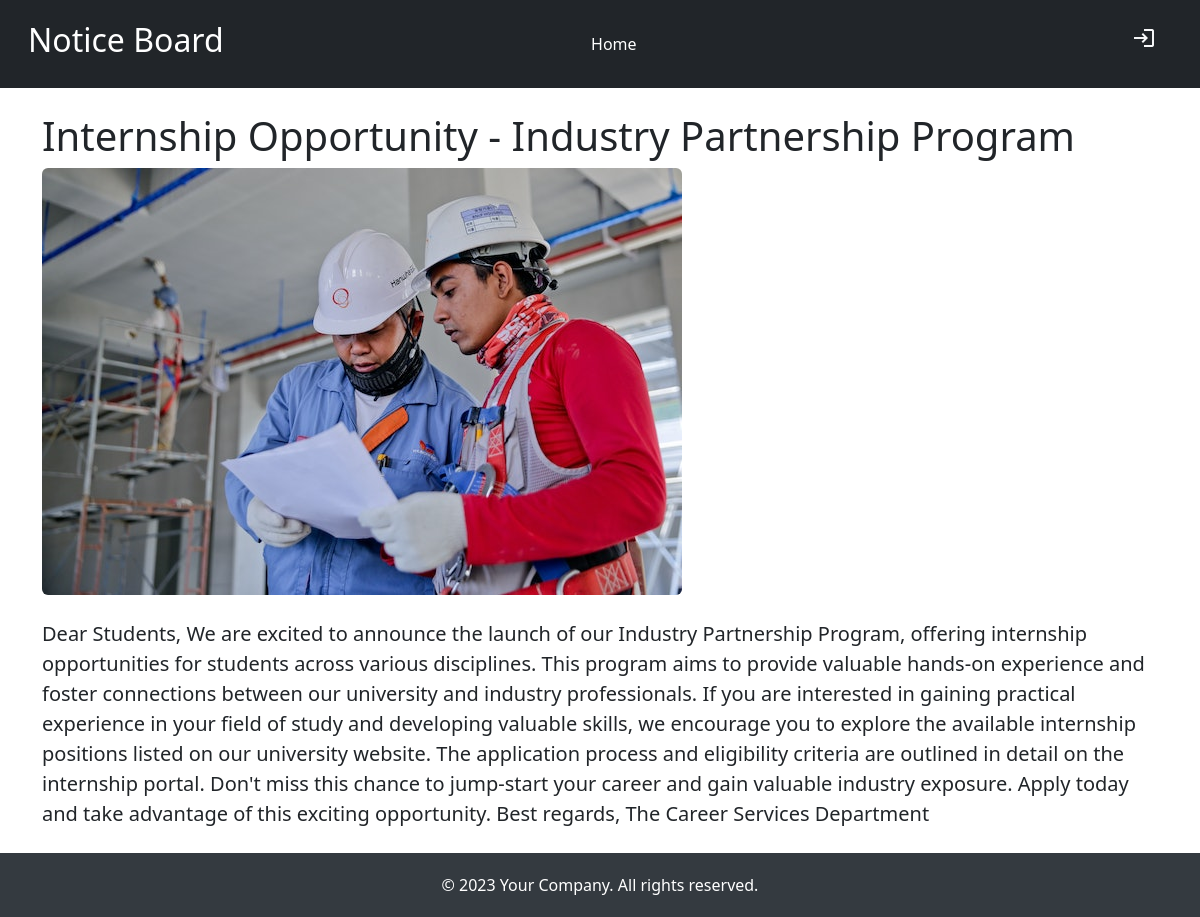
Screenshot of /posts/view_posts.php?id=12 with the database file from the repository.
### tables this page shows
CREATE TABLE `posts` (
  `id` int(10) NOT NULL,
  `title` text NOT NULL,
  `content` text NOT NULL,
  `category` text NOT NULL,
  `author` text NOT NULL,
  `cover_photo` text NOT NULL,
  `date` timestamp NULL DEFAULT current_timestamp(),
  `important` tinyint(1) NOT NULL
);

### posts/view_posts.php (the view, shortened to what this page needs)
<!DOCTYPE html>
<html lang="en">
<head>
  <link href="https://cdn.jsdelivr.net/npm/bootstrap@5.2.3/dist/css/bootstrap.min.css" rel="stylesheet">
  <link rel="stylesheet" href="../assets/style.css">
</head>
<body>
  <nav class="navbar navbar-expand-lg navbar-dark bg-dark p-3">
      <div class="container-fluid">
        <a class="navbar-brand" href="#"><h2> Notice Board </h2></a>
        <div class=" collapse navbar-collapse" id="navbarNavDropdown">
          <ul class="navbar-nav ms-auto ">
            <li class="nav-item">
              <a class="nav-link mx-2 active" aria-current="page" href="get_posts.php">Home</a>
            </li>
            <li class="nav-item">
              <a class="nav-link mx-2" href="#manageposts"></a>
            </li>
            <li class="nav-item">
              <a class="nav-link mx-2" href="manage_users.php"></a>
            </li>
          </ul>
          <ul class="navbar-nav ms-auto d-none d-lg-inline-flex">
            <li class="nav-item mx-2">
              <a class="nav-link text-light h5" href="" target="blank"><i class="fab fa-google-plus-square"></i></a>
            </li>
            <li class="nav-item mx-2">
              <a class="nav-link text-light h5" href="" target="blank"><i class="fab fa-twitter"></i></a>
            </li>
            <li class="nav-item mx-2">
              <a class="nav-link text-light h5" href="../admin/login.php" target="blank"><span class="material-icons md-48">login</span></a>
            </li>
          </ul>
        </div>
      </div>
    </nav>
    <div class="container mt-4">
        <?php
        $servername = "localhost";
        $username = "root";
        $password = "";
        $database = "noticeboard";
        $conn = new mysqli($servername, $username, $password, $database);
        $postId = $_GET['id'];
        $sql = "SELECT * FROM posts WHERE id = $postId";
        $result = $conn->query($sql);
        if ($result->num_rows > 0) {
            $row = $result->fetch_assoc();
            $postTitle = $row['title'];
            $postContent = $row['content'];
            $postImage = $row['cover_photo'];
            echo '<div class="post-container">';
            echo "<h1 class='mt-4'>$postTitle</h1>";
            echo "<img src='../images/$postImage' alt='Post Image' class='img-fluid rounded mb-4'>";
            echo "<p class='lead'>$postContent</p>";
            echo '</div>';
        } else {
            echo "Post not found.";
        }
        ?>
    </div>
  <footer class="footer mt-4">
        <div class="container">
            <span>&copy; 2023 Your Company. All rights reserved.</span>
        </div>
  </footer>
</body>
</html>

### assets/style.css (style rules this page uses)
.footer { position: relative; bottom: 0; width: 100%; background-color: #343a40; color: #fff; padding: 20px; text-align: center; }

### rows the page displays
posts: title "Internship Opportunity - Industry Partnership Program", cover_photo (picture), content "Dear Students, We are excited to announce the launch of our Industry Partnership Program, offering internship opportunities for students across various disciplines. This program aims to provide valuable hands-on experience and foster connections between our university and industry professionals. If you are interested in gaining practical experience in your field of study and developing valuable skills, we encourage you to explore the available internship positions listed on our university website. The application process and eligibility criteria are outlined in detail on the internship portal. Don't miss this chance to jump-start your career and gain valuable industry exposure. Apply today…"
